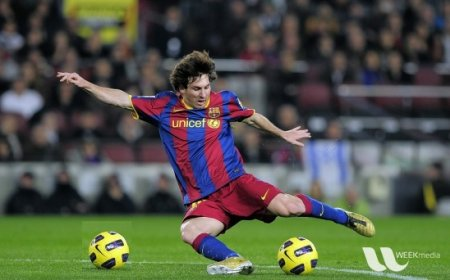
#> input picture messi5.jpg, 450 x 280 px, given in place of footage_1.mp4, which was not available
$ python basic_counting.py
#> lines starting #> are read from the running program, lines starting #| are printed output that depends on the picture; after the words box and inside, x2 and y2 are one past the last pixel; in counts of white or black regions, pixels touching at a corner belong together; long printed decimals are rounded; pictures that were not available may be replaced by others from this repository, and a replacement may not be noted
import cv2
import numpy as np

footage = "footage_1.mp4"
print("Optimized:", cv2.useOptimized())
init_cap = cv2.VideoCapture(footage)

width = init_cap.get(cv2.CAP_PROP_FRAME_WIDTH)
height = init_cap.get(cv2.CAP_PROP_FRAME_HEIGHT)
print("Width:", width)
print("Height:", height)

mainFrame = np.zeros((int(height) * 2, int(width), 3), np.uint8)
temp = np.zeros((int(height), int(width), 3), np.uint8)
# Creates a background subtraction... using "detectShadows=True" within brackets
# Will allow for shadows to also be detected.
backSub = cv2.createBackgroundSubtractorMOG2(detectShadows=True)

# Initialise Kernels
kernelOpen = np.ones((3, 3), np.uint8)
kernelClose = np.ones((8, 8), np.uint8)

# Region of Interest
Rx = np.multiply([0.1, 0.8], width).astype(int)
Ry = np.multiply([0.35, 1], height).astype(int)

detect = []
pos = int((Ry[1] - Ry[0]) * 0.6)
error = 6


def main():
    cap = cv2.VideoCapture(footage)
    counter = 0
    validator = 0
    while cap.isOpened():
        c1 = cv2.getTickCount()
        ret, frame = cap.read()
#> frame is the input picture: shape (280, 450, 3); mean B, G, R 72.3, 85.8, 82.3
        ROI = frame[Ry[0]:Ry[1], Rx[0]:Rx[1]]
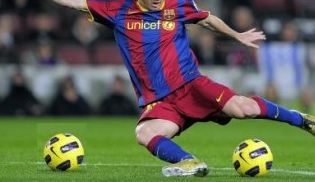
#> ROI: shape (182, 315, 3); mean B, G, R 81.4, 97.8, 95.9
        if ROI is None:
            break
        fgMask = backSub.apply(ROI)
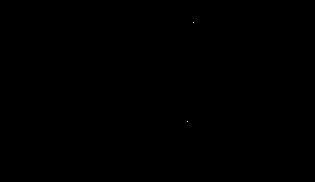
#> fgMask: shape (182, 315); values 127 (black) and 255 (white), 0% white in thin lines or dots, all inside (x1, y1, x2, y2) = (187, 22, 194, 122)
        if ret:
            # Binary Thresholding
            ret, imageBinary = cv2.threshold(fgMask, 50, 255, cv2.THRESH_BINARY)
#> imageBinary: shape (182, 315); every value is 255

            # Erosion followed by dilation (Morphology)
            mask = cv2.morphologyEx(imageBinary, cv2.MORPH_OPEN, kernelOpen)

            # Dilation followed by Erosion (Morphology)
            mask = cv2.morphologyEx(mask, cv2.MORPH_CLOSE, kernelClose)

            # Gaussian Blur
            mask = cv2.medianBlur(mask, 5)
            contours, hierarchy = cv2.findContours(mask, cv2.RETR_EXTERNAL, cv2.CHAIN_APPROX_NONE)
#> contours = 1 contour; box (x1, y1, x2, y2) and area: (0, 0, 315, 182) 56834

            for i in contours:
                area = cv2.contourArea(i)
                if area > (width * height / 150):
                    x1, y1, x2, y2 = cv2.boundingRect(i)
                    m = cv2.moments(i)
                    cX = int(m['m10'] / m['m00'])
                    cY = int(m['m01'] / m['m00'])
                    x1 += Rx[0]
                    y1 += Ry[0]
                    detect.append((cX, cY))
                    for (x, y) in detect:
                        if (pos - error) < y < (pos + error) and validator > 10:
                            counter += 1
                            print("Counter: ", counter)
                            cv2.line(frame, (Rx[0], Ry[0] + pos), (Rx[1], Ry[0] + pos), (255, 127, 0), 10)
                            detect.remove((x, y))
                            validator = 0
                        else:
                            validator += 1
                            detect.remove((x, y))
                    cv2.rectangle(frame, (x1, y1), (x1 + x2, y1 + y2), (0, 255, 0), 3)
                    cv2.circle(frame, (cX + Rx[0], cY + Ry[0]), 5, (255, 0, 0), -1)
#> this loop made 1 pass
#> (area, x1, y1, x2, y2, cX, cY) on pass 1: (56834, 45, 98, 315, 182, 157, 90)
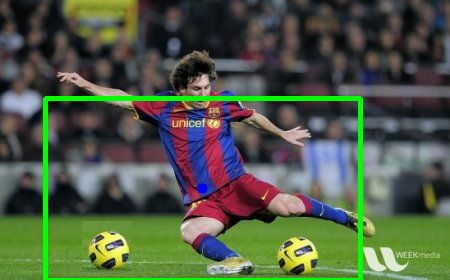
#> frame: shape (280, 450, 3); 3.24% of pixels changed, all inside (x1, y1, x2, y2) = (43, 96, 363, 280)
#> after the loop, counter = 0; detect = []; validator = 1
            cv2.rectangle(frame, (Rx[0], Ry[0]), (Rx[1], Ry[1]), (0, 0, 255), 1)
            cv2.line(frame, (Rx[0], Ry[0] + pos), (Rx[1], Ry[0] + pos), (0, 0, 255), 2)
            cv2.putText(frame, "VEHICLE COUNT : " + str(counter), (15, 60), cv2.FONT_HERSHEY_SIMPLEX, 2, (128, 32, 255),
                        5)
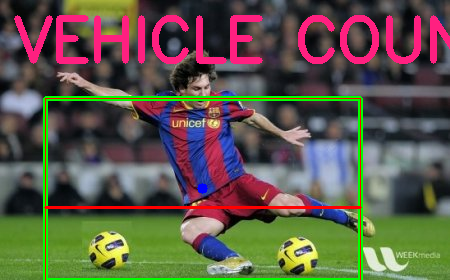
#> frame: shape (280, 450, 3); mean B, G, R 74, 87.7, 93.6
            mask = cv2.cvtColor(mask, cv2.COLOR_GRAY2RGB)
#> mask: shape (182, 315, 3); every value is 255
            temp[Ry[0]:Ry[1], Rx[0]:Rx[1]] = mask
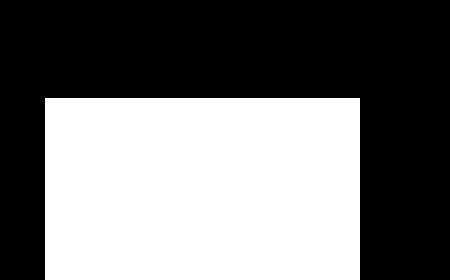
#> temp: shape (280, 450, 3); 45.5% white; 1 white region, box (x1, y1, x2, y2) and area: (45, 98, 360, 280) 57330
            finalFrame = np.concatenate((frame, temp), axis=0)
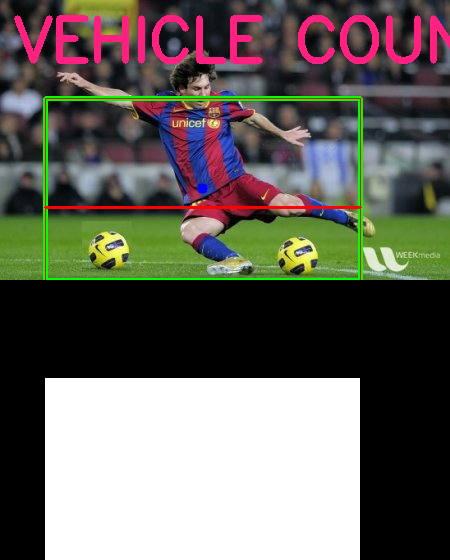
#> finalFrame: shape (560, 450, 3); mean B, G, R 95, 101.9, 104.8
            finalFrame = cv2.resize(finalFrame, (0, 0), fx=0.6, fy=0.6)
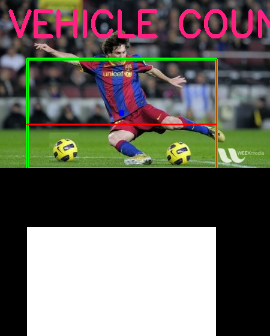
#> finalFrame: shape (336, 270, 3); mean B, G, R 94.9, 101.8, 104.6
            cv2.imshow("Live Feed", finalFrame)
            print((cv2.getTickCount() - c1) * 1000 / cv2.getTickFrequency(), "ms")
#| 207.171 ms
        if cv2.waitKey(1) == ord('q'):
#> (key q is pressed here)
            break
    cv2.destroyAllWindows()
    cap.release()


if __name__ == "__main__":
    main()
